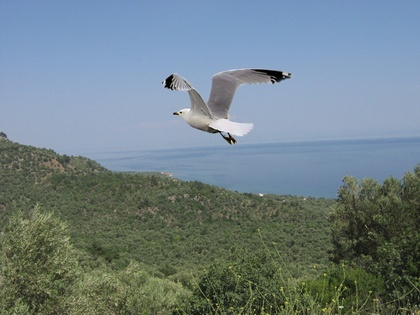
%> input picture matlab_toolbox/Algorithms/CFA3/tampered2.jpg, 420 x 315 px, shrunk from 2272 x 1704 before the run
$ octave --eval "result = analyze('../CFA3/tampered2.jpg');"   (GNU Octave 9; MATLAB toolbox functions it lacks are replaced by stand-ins)
%> lines starting %> are read from the running program, lines starting %| are printed output that depends on the picture
### matlab_toolbox/Util/CleanUpImage.m
function [ im_out ] = CleanUpImage( filename )
%> called with filename = '../CFA3/tampered2.jpg'
% This function serves as a replacement for imread(), covering many extreme
% cases that occasionally appear in real-world datasets. This includes images
% with other than three channels and uint16 images. These images are all
% converted to 3-channel uint8 images.

im=imread(filename);
%> im is the input picture: size 315x420x3 uint8; mean R, G, B 112.3, 128.8, 134

if numel(size(im))>3
    im=im(:,:,:,1,1,1,1);
end

dots=strfind(filename,'.');
extension=filename(dots(end):end);

if strcmpi(extension,'.gif') && size(im,3)<3
    [im_gif,gif_map] =imread(filename);
    im_gif=im_gif(:,:,:,1);
    im=uint8(ind2rgb(im_gif,gif_map)*255);
end

if size(im,3)<3
    im(:,:,2)=im(:,:,1);
    im(:,:,3)=im(:,:,1);
end


if size(im,3)>3
    im=im(:,:,1:3);
end

if isa(im,'uint16')
    im=uint8(floor(double(im)/256));
end

im_out=im;

end

### matlab_toolbox/Algorithms/NOI1/GetNoiseMap.m
function [ Map ] = GetNoiseMap( im , BlockSize)
%> called with BlockSize = 8
    % Copyright (C) 2016 Markos Zampoglou
    % Information Technologies Institute, Centre for Research and Technology Hellas
    % 6th Km Harilaou-Thermis, Thessaloniki 57001, Greece
    %
    % This code implements the algorithm presented in:
    % Mahdian, Babak, and Stanislav Saic. "Using noise inconsistencies for
    % blind image forensics." Image and Vision Computing 27, no. 10 (2009):
    % 1497-1503.
    %
    % BlockSize: the block size for noise variance estimation. Too small
    % reduces quality, too large reduces localization accuracy


    YCbCr=double(rgb2ycbcr(im));
%> YCbCr: size 315x420x3 double; mean of channels 1, 2, 3 122.8, 132.7, 120.3
    Y=YCbCr(:,:,1);
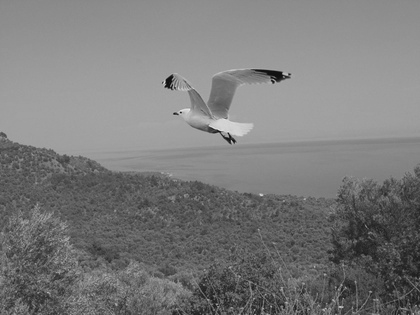
%> Y: size 315x420 double; min 16, max 234, mean 122.8

    [cA1,cH,cV,cD] = dwt2(Y,'db8');
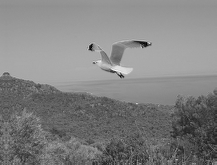
%> cA1: size 165x217 double; min -1.21, max 485, mean 246.3; drawn with min black and max white
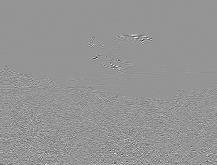
%> cH: size 165x217 double; min -124.2, max 88.35, mean 0; drawn with min black and max white
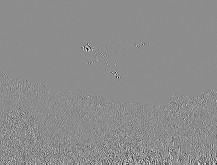
%> cV: size 165x217 double; min -96.23, max 78.07, mean 0; drawn with min black and max white
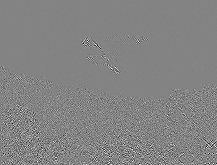
%> cD: size 165x217 double; min -50.07, max 46.76, mean 0; drawn with min black and max white

    cD=cD(1:floor(size(cD,1)/BlockSize)*BlockSize,1:floor(size(cD,2)/BlockSize)*BlockSize);
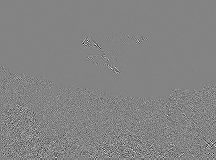
%> cD: size 160x216 double; min -50.07, max 46.75, mean 0; drawn with min black and max white
    Block=zeros(floor(size(cD,1)/BlockSize),floor(size(cD,2)/BlockSize),BlockSize.^2);

    for ii=1:BlockSize:size(cD,1)-1
        for jj=1:BlockSize:size(cD,2)-1
            blockElements=cD(ii:ii+BlockSize-1,jj:jj+BlockSize-1);
            Block((ii-1)/BlockSize+1,(jj-1)/BlockSize+1,:)=reshape(blockElements,[1 1 numel(blockElements)]);
        end
    end

    Map=median(abs(Block),3)./0.6745;
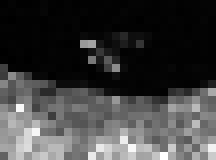
%> Map: size 20x27 double (shown 8 times larger); min 0.142, max 13.64, mean 3.47; drawn with min black and max white
end

### matlab_toolbox/Algorithms/NOI1/analyze.m
function OutputMap = analyze( imPath )
    BlockSize=8;

    im=CleanUpImage(imPath);

    OutputMap = GetNoiseMap(im, BlockSize);
end
